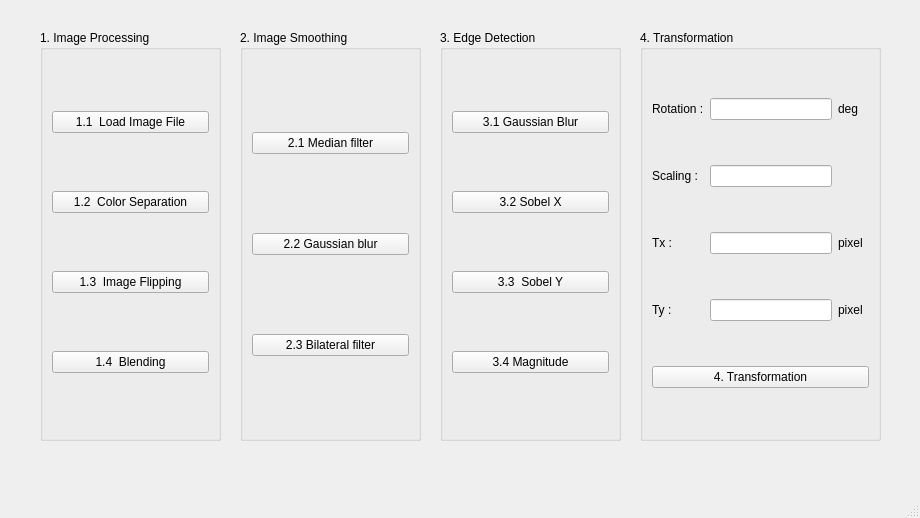
<?xml version="1.0" encoding="UTF-8"?>
<ui version="4.0">
 <class>mainWindow</class>
 <widget class="QMainWindow" name="mainWindow">
  <property name="geometry">
   <rect>
    <x>0</x>
    <y>0</y>
    <width>920</width>
    <height>518</height>
   </rect>
  </property>
  <property name="windowTitle">
   <string>2020 Opencvdl HW1 (P76081116)</string>
  </property>
  <widget class="QWidget" name="centralwidget">
   <widget class="QGroupBox" name="groupBox">
    <property name="geometry">
     <rect>
      <x>40</x>
      <y>30</y>
      <width>181</width>
      <height>411</height>
     </rect>
    </property>
    <property name="title">
     <string>1. Image Processing</string>
    </property>
    <layout class="QVBoxLayout" name="verticalLayout">
     <item>
      <widget class="QPushButton" name="pushButton">
       <property name="text">
        <string>1.1  Load Image File</string>
       </property>
      </widget>
     </item>
     <item>
      <widget class="QPushButton" name="pushButton_2">
       <property name="text">
        <string>1.2  Color Separation</string>
       </property>
      </widget>
     </item>
     <item>
      <widget class="QPushButton" name="pushButton_3">
       <property name="text">
        <string>1.3  Image Flipping</string>
       </property>
      </widget>
     </item>
     <item>
      <widget class="QPushButton" name="pushButton_4">
       <property name="text">
        <string>1.4  Blending</string>
       </property>
      </widget>
     </item>
    </layout>
   </widget>
   <widget class="QGroupBox" name="groupBox_2">
    <property name="geometry">
     <rect>
      <x>240</x>
      <y>30</y>
      <width>181</width>
      <height>411</height>
     </rect>
    </property>
    <property name="title">
     <string>2. Image Smoothing </string>
    </property>
    <layout class="QVBoxLayout" name="verticalLayout_2">
     <item>
      <widget class="QPushButton" name="pushButton_5">
       <property name="text">
        <string>2.1 Median filter</string>
       </property>
      </widget>
     </item>
     <item>
      <widget class="QPushButton" name="pushButton_6">
       <property name="text">
        <string>2.2 Gaussian blur</string>
       </property>
      </widget>
     </item>
     <item>
      <widget class="QPushButton" name="pushButton_7">
       <property name="text">
        <string>2.3 Bilateral filter</string>
       </property>
      </widget>
     </item>
    </layout>
   </widget>
   <widget class="QGroupBox" name="groupBox_3">
    <property name="geometry">
     <rect>
      <x>440</x>
      <y>30</y>
      <width>181</width>
      <height>411</height>
     </rect>
    </property>
    <property name="title">
     <string>3. Edge Detection </string>
    </property>
    <layout class="QVBoxLayout" name="verticalLayout_3">
     <item>
      <widget class="QPushButton" name="pushButton_8">
       <property name="text">
        <string>3.1 Gaussian Blur</string>
       </property>
      </widget>
     </item>
     <item>
      <widget class="QPushButton" name="pushButton_9">
       <property name="text">
        <string>3.2 Sobel X</string>
       </property>
      </widget>
     </item>
     <item>
      <widget class="QPushButton" name="pushButton_10">
       <property name="text">
        <string>3.3  Sobel Y</string>
       </property>
      </widget>
     </item>
     <item>
      <widget class="QPushButton" name="pushButton_11">
       <property name="text">
        <string>3.4 Magnitude</string>
       </property>
      </widget>
     </item>
    </layout>
   </widget>
   <widget class="QGroupBox" name="groupBox_4">
    <property name="geometry">
     <rect>
      <x>640</x>
      <y>30</y>
      <width>241</width>
      <height>411</height>
     </rect>
    </property>
    <property name="title">
     <string>4. Transformation</string>
    </property>
    <layout class="QGridLayout" name="gridLayout">
     <item row="1" column="0">
      <widget class="QLabel" name="label_3">
       <property name="text">
        <string>Scaling :</string>
       </property>
      </widget>
     </item>
     <item row="1" column="2">
      <widget class="QLineEdit" name="lineEdit_2"/>
     </item>
     <item row="0" column="3">
      <widget class="QLabel" name="label_2">
       <property name="text">
        <string>deg</string>
       </property>
      </widget>
     </item>
     <item row="3" column="2">
      <widget class="QLineEdit" name="lineEdit_4"/>
     </item>
     <item row="2" column="0" colspan="2">
      <widget class="QLabel" name="label_4">
       <property name="text">
        <string>Tx :</string>
       </property>
      </widget>
     </item>
     <item row="2" column="2">
      <widget class="QLineEdit" name="lineEdit_3"/>
     </item>
     <item row="3" column="0" colspan="2">
      <widget class="QLabel" name="label_6">
       <property name="text">
        <string>Ty :</string>
       </property>
      </widget>
     </item>
     <item row="2" column="3">
      <widget class="QLabel" name="label_5">
       <property name="text">
        <string>pixel</string>
       </property>
      </widget>
     </item>
     <item row="0" column="2">
      <widget class="QLineEdit" name="lineEdit"/>
     </item>
     <item row="0" column="0" colspan="2">
      <widget class="QLabel" name="label">
       <property name="text">
        <string>Rotation :</string>
       </property>
      </widget>
     </item>
     <item row="3" column="3">
      <widget class="QLabel" name="label_7">
       <property name="text">
        <string>pixel</string>
       </property>
      </widget>
     </item>
     <item row="4" column="0" colspan="5">
      <widget class="QPushButton" name="pushButton_12">
       <property name="text">
        <string>4. Transformation</string>
       </property>
      </widget>
     </item>
    </layout>
   </widget>
   <widget class="QLabel" name="label_8">
    <property name="geometry">
     <rect>
      <x>400</x>
      <y>450</y>
      <width>361</width>
      <height>20</height>
     </rect>
    </property>
    <property name="font">
     <font>
      <family>Times New Roman</family>
      <pointsize>10</pointsize>
      <weight>75</weight>
      <bold>true</bold>
     </font>
    </property>
    <property name="text">
     <string/>
    </property>
   </widget>
  </widget>
  <widget class="QMenuBar" name="menubar">
   <property name="geometry">
    <rect>
     <x>0</x>
     <y>0</y>
     <width>920</width>
     <height>21</height>
    </rect>
   </property>
  </widget>
  <widget class="QStatusBar" name="statusbar"/>
 </widget>
 <resources/>
 <connections/>
</ui>
